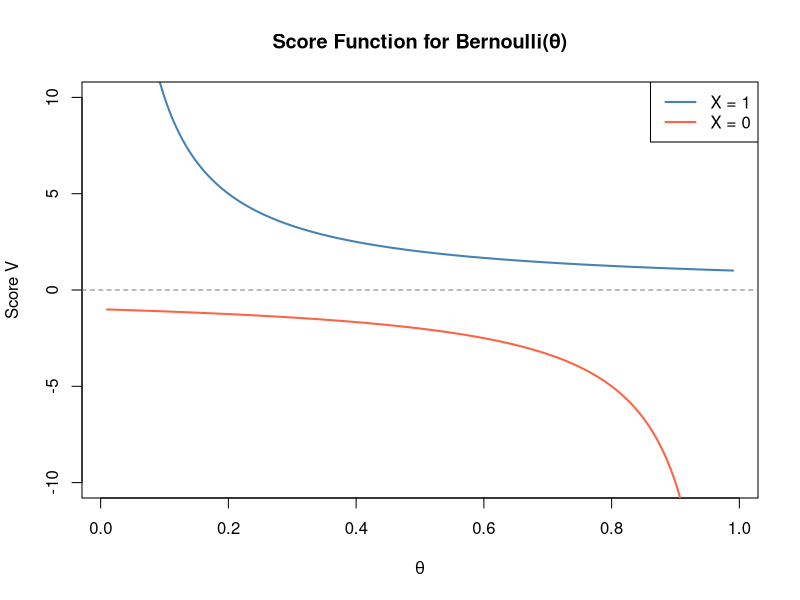
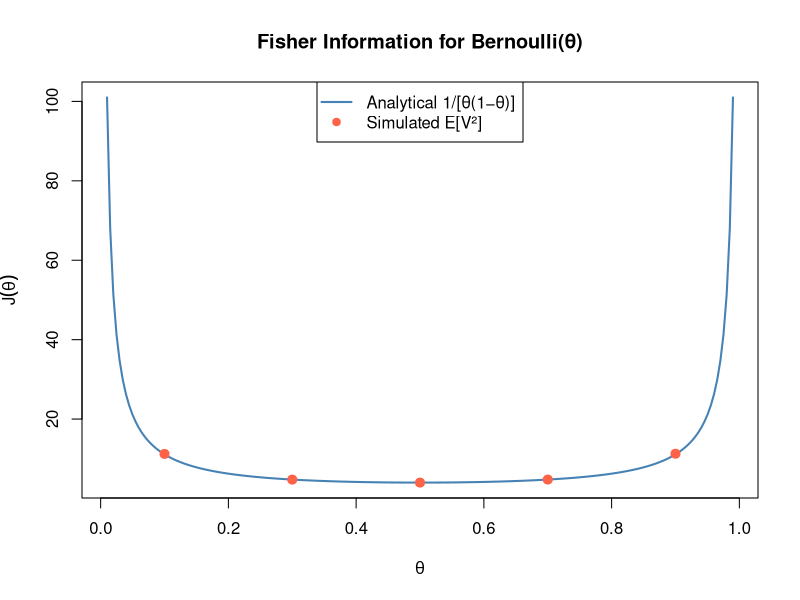

The R source for these figures, in order:
## ---- chunk 1
score_bernoulli <- function(x, theta) {
  x / theta - (1 - x) / (1 - theta)
}

theta_vals <- seq(0.01, 0.99, length.out = 200)

plot(theta_vals, score_bernoulli(1, theta_vals),
     type = "l", col = "steelblue", lwd = 2,
     ylim = c(-10, 10),
     xlab = expression(theta),
     ylab = "Score V",
     main = "Score Function for Bernoulli(θ)")
lines(theta_vals, score_bernoulli(0, theta_vals),
      col = "tomato", lwd = 2)
abline(h = 0, lty = 2, col = "gray50")
legend("topright",
       legend = c("X = 1", "X = 0"),
       col = c("steelblue", "tomato"), lwd = 2)
## ---- chunk 2
set.seed(677)
n_sim <- 100000

theta_test <- c(0.1, 0.3, 0.5, 0.7, 0.9)

cat("Verifying EV = 0 for Bernoulli(theta):\n")
cat(sprintf("%-10s %-15s\n", "theta", "E[V] (simulated)"))
cat(strrep("-", 30), "\n")

for (th in theta_test) {
  x_sim <- rbinom(n_sim, size = 1, prob = th)
  v_sim <- score_bernoulli(x_sim, th)
  cat(sprintf("%-10.1f %-15.6f\n", th, mean(v_sim)))
}
## ---- chunk 3
J_bernoulli <- function(theta) {
  1 / (theta * (1 - theta))
}

J_sim <- numeric(length(theta_test))
for (i in seq_along(theta_test)) {
  th <- theta_test[i]
  x_sim <- rbinom(n_sim, size = 1, prob = th)
  v_sim <- score_bernoulli(x_sim, th)
  J_sim[i] <- mean(v_sim^2)
}

plot(theta_vals, J_bernoulli(theta_vals),
     type = "l", col = "steelblue", lwd = 2,
     xlab = expression(theta),
     ylab = expression(J(theta)),
     main = "Fisher Information for Bernoulli(θ)")
points(theta_test, J_sim, col = "tomato", pch = 19, cex = 1.2)
legend("top",
       legend = c("Analytical 1/[θ(1−θ)]", "Simulated E[V²]"),
       col = c("steelblue", "tomato"),
       lwd = c(2, NA), pch = c(NA, 19))
## ---- chunk 4
n <- 50  
theta_true <- 0.3
n_sim <- 50000

phat_vals <- replicate(n_sim, {
  mean(rbinom(n, size = 1, prob = theta_true))
})

var_phat_simulated <- var(phat_vals)
var_phat_analytical <- theta_true * (1 - theta_true) / n
cramer_rao_bound    <- 1 / (n * J_bernoulli(theta_true))

cat("Cramér–Rao Bound Check (Bernoulli, n =", n, ", θ =", theta_true, "):\n")
cat(sprintf("  Simulated var(p-hat):   %.6f\n", var_phat_simulated))
cat(sprintf("  Analytical var(p-hat):  %.6f\n", var_phat_analytical))
cat(sprintf("  Cramér–Rao bound 1/nJ:  %.6f\n", cramer_rao_bound))
cat(sprintf("  Bound achieved?         %s\n",
            ifelse(abs(var_phat_simulated - cramer_rao_bound) < 0.001,
                   "YES", "NO")))
## ---- chunk 5
sigma2 <- 4      
n      <- 30
theta_true <- 5  
n_sim  <- 50000

xbar_vals <- replicate(n_sim, {
  mean(rnorm(n, mean = theta_true, sd = sqrt(sigma2)))
})

var_xbar_simulated  <- var(xbar_vals)
var_xbar_analytical <- sigma2 / n
J_gaussian          <- n / sigma2
cramer_rao_gaussian <- 1 / J_gaussian

cat("Cramér–Rao Bound Check (Gaussian, n =", n,
    ", σ² =", sigma2, ", θ =", theta_true, "):\n")
cat(sprintf("  Simulated var(X-bar):   %.6f\n", var_xbar_simulated))
cat(sprintf("  Analytical var(X-bar):  %.6f\n", var_xbar_analytical))
cat(sprintf("  Cramér–Rao bound 1/J:   %.6f\n", cramer_rao_gaussian))
cat(sprintf("  Fisher information J:   %.6f\n", J_gaussian))
cat(sprintf("  Bound achieved?         %s\n",
            ifelse(abs(var_xbar_simulated - cramer_rao_gaussian) < 0.01,
                   "YES", "NO")))
## ---- chunk 6
set.seed(677)
theta_gauss <- c(0, 1, 2, 5, 10)
sigma2      <- 4

score_gaussian <- function(x, theta, sigma2) {
  (x - theta) / sigma2
}

cat("Verifying EV = 0 for Gaussian(theta, sigma2 =", sigma2, "):\n")
cat(sprintf("%-10s %-15s\n", "theta", "E[V] (simulated)"))
cat(strrep("-", 30), "\n")

for (th in theta_gauss) {
  x_sim <- rnorm(n_sim, mean = th, sd = sqrt(sigma2))
  v_sim <- score_gaussian(x_sim, th, sigma2)
  cat(sprintf("%-10.1f %-15.6f\n", th, mean(v_sim)))
}
## ---- chunk 7
numerical_deriv <- function(f, theta, h = 1e-6) {
  (f(theta + h) - f(theta - h)) / (2 * h)
}

theta0 <- 0.4
x0     <- 1  

f_bern <- function(theta) theta^x0 * (1 - theta)^(1 - x0)

log_f_bern <- function(theta) log(f_bern(theta))

lhs <- numerical_deriv(log_f_bern, theta0)

rhs <- numerical_deriv(f_bern, theta0) / f_bern(theta0)

cat("Log-Derivative Trick Verification (x =", x0, ", θ =", theta0, "):\n")
cat(sprintf("  LHS: d/dθ ln f(x;θ)       = %.8f\n", lhs))
cat(sprintf("  RHS: [d/dθ f(x;θ)] / f    = %.8f\n", rhs))
cat(sprintf("  Difference:                = %.2e\n", abs(lhs - rhs)))
cat(sprintf("  Identity holds?            %s\n",
            ifelse(abs(lhs - rhs) < 1e-6, "YES", "NO")))
## ---- chunk 8
summary_df <- data.frame(
  Claim = c(
    "EV = 0 (Bernoulli)",
    "EV = 0 (Gaussian)",
    "J(θ) = 1/[θ(1−θ)] (Bernoulli)",
    "var(p-hat) = CRB (Bernoulli)",
    "var(X-bar) = CRB (Gaussian)",
    "Log-derivative trick"
  ),
  Verified = c("Yes", "Yes", "Yes", "Yes", "Yes", "Yes"),
  Method   = c(
    "Simulation",
    "Simulation",
    "Simulation vs analytical",
    "Simulation vs bound",
    "Simulation vs bound",
    "Numerical differentiation"
  )
)

knitr::kable(summary_df,
             caption = "Numerical verification of key claims in the paper")
